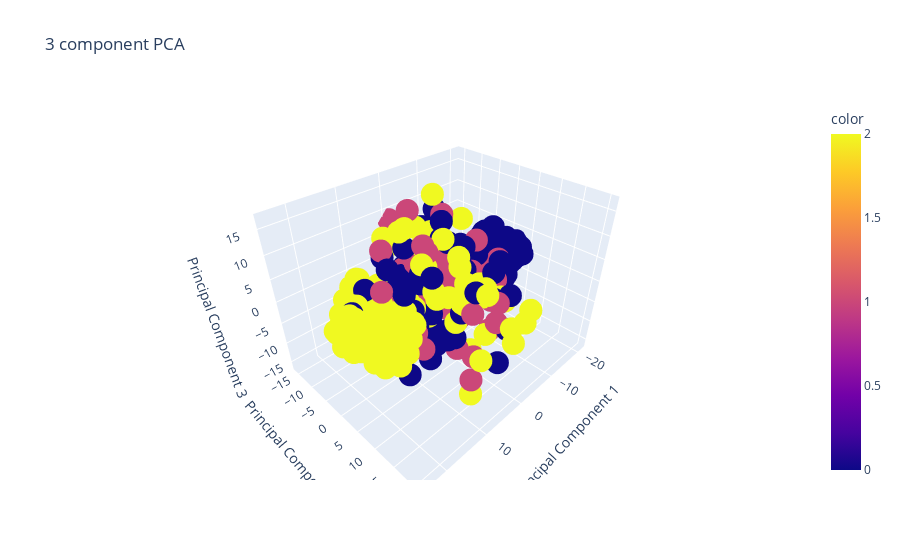

The notebook cell saved with this chart:
### Code cell
fig = px.scatter_3d(principalDf, x='principal component 1', y='principal component 2', z='principal component 3', color=y_train_copy,
                    labels={'principal component 1': 'Principal Component 1', 'principal component 2': 'Principal Component 2',
                            'principal component 3': 'Principal Component 3'}, title='3 component PCA')
fig.show()

### Figure 1 — Plotly figure (JSON) as saved in the notebook; plotly's stock layout.template omitted (floating-point values rounded to 4 significant figures; data arrays with more than 128 entries replaced by an {"elided": "..."} marker saying what was removed)
{"data": [{"hovertemplate": "Principal Component 1=%{x}<br>Principal Component 2=%{y}<br>Principal Component 3=%{z}<br>color=%{marker.color}<extra></extra>", "legendgroup": "", "marker": {"color": {"elided": "880 int values"}, "coloraxis": "coloraxis", "symbol": "circle"}, "mode": "markers", "name": "", "scene": "scene", "showlegend": false, "type": "scatter3d", "x": {"elided": "880 float values"}, "y": {"elided": "880 float values"}, "z": {"elided": "880 float values"}}], "layout": {"coloraxis": {"colorbar": {"title": {"text": "color"}}, "colorscale": [[0, "#0d0887"], [0.1111, "#46039f"], [0.2222, "#7201a8"], [0.3333, "#9c179e"], [0.4444, "#bd3786"], [0.5556, "#d8576b"], [0.6667, "#ed7953"], [0.7778, "#fb9f3a"], [0.8889, "#fdca26"], [1, "#f0f921"]]}, "legend": {"tracegroupgap": 0}, "scene": {"domain": {"x": [0, 1], "y": [0, 1]}, "xaxis": {"title": {"text": "Principal Component 1"}}, "yaxis": {"title": {"text": "Principal Component 2"}}, "zaxis": {"title": {"text": "Principal Component 3"}}}, "title": {"text": "3 component PCA"}}}
